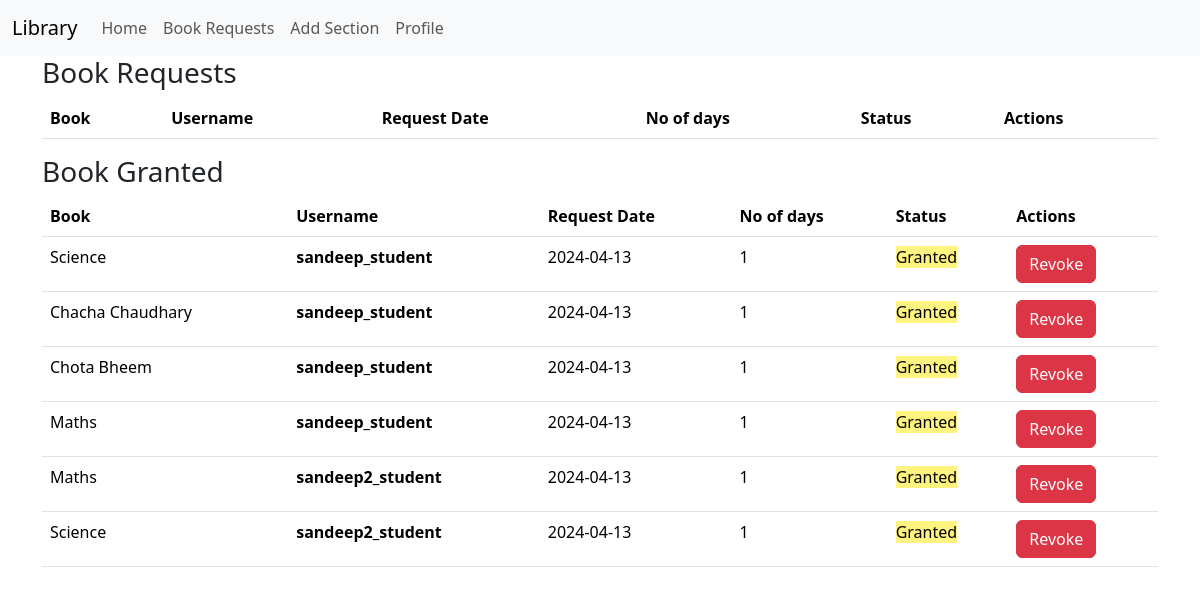
Before: /see_requests (signed in) with the older database file.
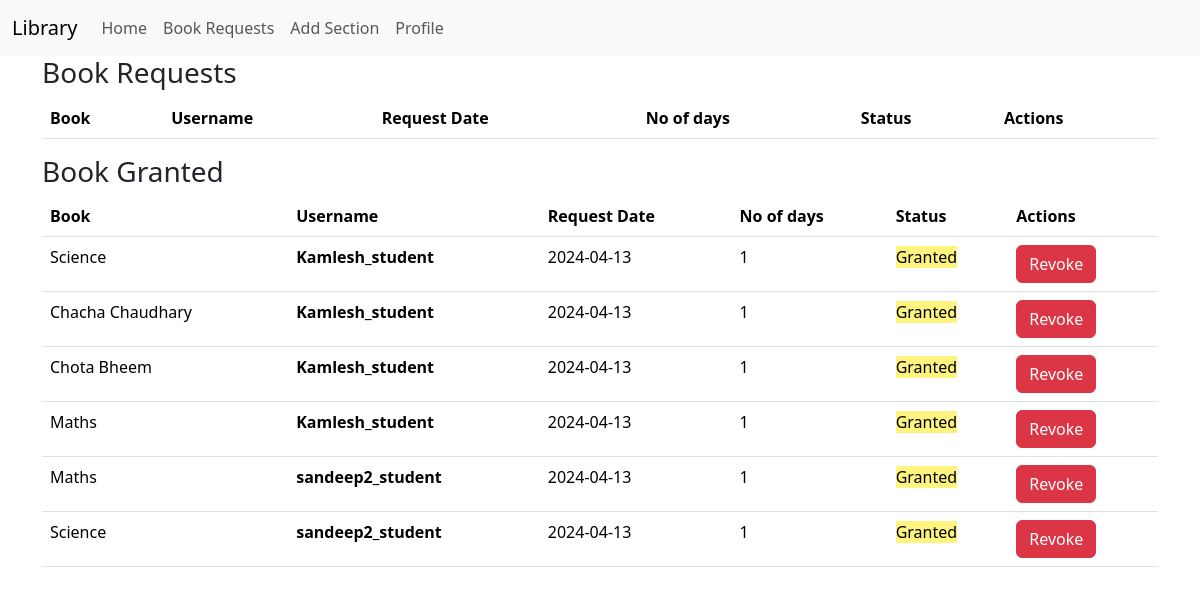
After: the same page with the newer database file.
### models.py (models this page shows)
class BookRequest(db.Model):
    id = db.Column(db.Integer, primary_key=True)#
    user_id = db.Column(db.Integer, db.ForeignKey('user.id'), nullable=False)#
    book_id = db.Column(db.Integer, db.ForeignKey('book.id'), nullable=False)#
    request_date = db.Column(db.DateTime,default=datetime.utcnow)#
    requested_day=db.Column(db.Integer)#
    status=db.Column(db.String(30),default='Pending')#
    issued_date = db.Column(db.DateTime)
    return_date = db.Column(db.DateTime) # no need
    access_expiry = db.Column(db.DateTime)
    user = db.relationship('User', backref='bookrequest', lazy=True)

class Book(db.Model):
    id = db.Column(db.Integer, primary_key=True)#
    name = db.Column(db.String(64), nullable=False)#
    content = db.Column(db.Text)#
    authors = db.Column(db.String(255))#
    book_upload_date = db.Column(db.Date,default=datetime.utcnow)#
    book_rating = db.Column(db.Float)
    section_id = db.Column(db.Integer, db.ForeignKey('section.id'), nullable=False)#
    bookrequest = db.relationship('BookRequest', backref='book', lazy=True, cascade='all, delete-orphan')#
    feedback_records = db.relationship('Feedback', backref='', lazy=True, cascade='all, delete-orphan')

class User(db.Model):
    id = db.Column(db.Integer, primary_key=True)#
    username = db.Column(db.String(32), unique=True, nullable=False)#
    passhash = db.Column(db.String(256), nullable=False)#
    name = db.Column(db.String(64), nullable=False)#
    is_librarian = db.Column(db.Boolean, nullable=False, default=False)#

### routes.py (the view)
@app.route('/see_requests')
@librarian_required
def see_requests():
    requests = BookRequest.query.all()
    user_id = session.get('user_id')
    user = User.query.get(user_id)
    return render_template('see_req.html', requests=requests ,user = user)

### routes.py (called while the page is built)
def librarian_required(func):
    @wraps(func)
    def inner(*args, **kwargs):
        if 'user_id' not in session:
            flash('Please login to continue')
            return redirect(url_for('login'))
        user = User.query.get(session['user_id'])
        if not user.is_librarian:
            flash('You are not authorized to access this page')
            return redirect(url_for('index'))
        return func(*args, **kwargs)
    return inner

### templates/see_req.html (shortened to what this page needs)
{% extends 'layout.html' %}
{% block content %}
<h3>Book Requests</h3>
<table class="table">
    <thead>
        <tr>
            <th>Book</th>
            <th>Username</th>
            <th>Request Date</th>
            <th>No of days</th>
            <th>Status</th>
            <th>Actions</th>
        </tr>
    </thead>
</table>
<h3>Book Granted</h3>
<table class="table">
    <thead>
        <tr>
            <th>Book</th>
            <th>Username</th>
            <th>Request Date</th>
            <th>No of days</th>
            <th>Status</th>
            <th>Actions</th>
        </tr>
    </thead>
    <tbody>
        {% for request in requests %}
        {% if request.status == 'Granted' %}
        <tr>
            <td>{{ request.book.name }}</td>
            <th>{{request.user.username}}</th>
            <td>{{ request.issued_date.strftime('%Y-%m-%d')}}</td>
            <td>{{ request.requested_day }}</td>
            <td>
                <span style="background-color: rgb(255, 244, 127);">{{request.status}}</span></td>
            <td>
                <div class="btn-group">
                    <form action="{{ url_for('process_request', request_id=request.id, action='reject') }}" method="post">
                        <button type="submit" class="btn btn-danger">Revoke</button>
                    </form>
                </div>
            </td>
        </tr>
        {% endif %}
        {% endfor %}
    </tbody>
</table>
{% endblock %}

### templates/layout.html (shortened to what this page needs)
<!DOCTYPE html>
<html lang="en">
<head>
<link href="https://cdn.jsdelivr.net/npm/bootstrap@5.3.2/dist/css/bootstrap.min.css" rel="stylesheet">
</head>
<body>
    {% include 'navbar.html'   %}
    <div class="container">
        {% block content %}
        {% endblock %}
    </div>
</body>
</html>

### templates/navbar.html (shortened to what this page needs)
<nav class="navbar navbar-expand-lg navbar-light bg-light">
  <div class="container-fluid">
    <a class="navbar-brand" href="/">Library</a>
    <div class="collapse navbar-collapse" id="navbarNav">
      <ul class="navbar-nav">
        {% if 'user_id' in session %}
        <li class="nav-item">
          <a class="nav-link"  href="{{ url_for('index') }}">Home</a>
              {%if user.is_librarian%}
              <li class="nav-item">
                <a class="nav-link" href="{{ url_for('see_requests') }}">Book Requests</a>
              </li>
              <li class="nav-item">
                <a class="nav-link" href="{{ url_for('add_section') }}"> Add Section</a>
              </li>
              {%else%}
              <li class="nav-item">
                <a class="nav-link" href="{{ url_for('mybook') }}">My Books</a>
              </li>
              {%endif%}
            </li>
            <li class="nav-item">
              <a class="nav-link"  href="{{ url_for('profile') }}">Profile</a>
            </li>
        {% endif %}
      </ul>
    </div>
  </div>
</nav>

Changed rows visible on the page:
changed through a linked row, BookRequest (number 1 of 6 on the later page): user.username "sandeep_student" → "Kamlesh_student"
changed through a linked row, BookRequest "Chacha Chaudhary": user.username "sandeep_student" → "Kamlesh_student"
changed through a linked row, BookRequest "Chota Bheem": user.username "sandeep_student" → "Kamlesh_student"
changed through a linked row, BookRequest (number 4 of 6 on the later page): user.username "sandeep_student" → "Kamlesh_student"
